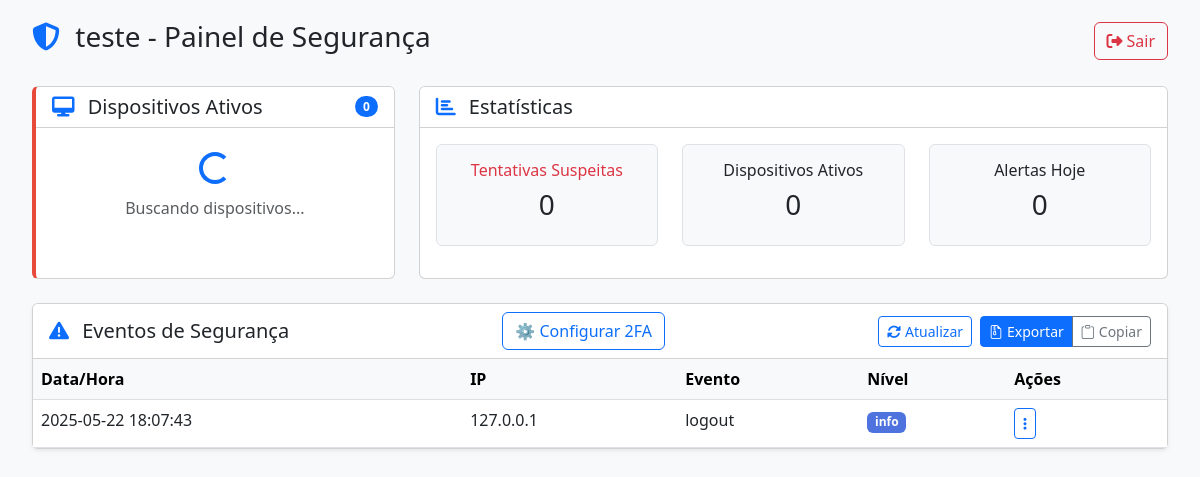
/clinic/dashboard (signed in), run on the app's committed database.
### tables this page shows
CREATE TABLE clinics
                 (id INTEGER PRIMARY KEY AUTOINCREMENT,
                 name TEXT UNIQUE,
                 admin_user TEXT UNIQUE,
                 admin_password TEXT,
                 totp_secret TEXT);

CREATE TABLE alerts
                 (id INTEGER PRIMARY KEY AUTOINCREMENT,
                 clinic_id INTEGER,
                 timestamp TEXT,
                 ip TEXT,
                 event_type TEXT,
                 description TEXT,
                 severity TEXT,
                 FOREIGN KEY (clinic_id) REFERENCES clinics(id));

### app.py (the view)
@app.route('/clinic/dashboard')
def clinic_dashboard():
    if 'clinic_id' not in session:
        return redirect(url_for('login'))
    clinic_id = session['clinic_id']
    conn = sqlite3.connect('safeclinica.db', check_same_thread=False)
    c = conn.cursor()
    c.execute("""
        SELECT id, timestamp, ip, event_type, description, severity
        FROM alerts
        WHERE clinic_id = ?
        ORDER BY timestamp DESC
        LIMIT 50
    """, (clinic_id,))
    alerts = c.fetchall()
    conn.close()
    return render_template('clinic_dashboard.html',
                         clinic_name=session['clinic_name'],
                         alerts=alerts)

### app.py (called while the page is built)
@login_manager.user_loader
def load_user(user_id):
    conn = sqlite3.connect('safeclinica.db', check_same_thread=False)
    c = conn.cursor()
    c.execute("SELECT id, admin_user, admin_password, totp_secret FROM clinics WHERE id = ?", (user_id,))
    user_data = c.fetchone()
    conn.close()
    if user_data:
        return User(id=user_data[0], username=user_data[1], password_hash=user_data[2], totp_secret=user_data[3])
    return None

### templates/clinic_dashboard.html (shortened to what this page needs)
<!DOCTYPE html>
<html lang="pt-BR">
<head>
    <link href="https://cdn.jsdelivr.net/npm/bootstrap@5.3.0/dist/css/bootstrap.min.css" rel="stylesheet">
    <link rel="stylesheet" href="https://cdnjs.cloudflare.com/ajax/libs/font-awesome/6.4.0/css/all.min.css">
    <link rel="stylesheet" href="https://cdn.jsdelivr.net/npm/bootstrap-icons@1.10.0/font/bootstrap-icons.css">
</head>
<body>
    <div class="container-fluid">
        <div class="header d-flex justify-content-between align-items-center mb-4">
            <h1 class="h3">
                <i class="fas fa-shield-alt me-2 text-primary"></i>
                {{ clinic_name }} - Painel de Segurança
            </h1>
            <button id="logout-btn" class="btn btn-outline-danger">
                <i class="fas fa-sign-out-alt me-1"></i>Sair
            </button>
        </div>
        <div class="row">
            <div class="col-md-4 mb-4">
                <div class="card security-card h-100">
                    <div class="card-header bg-white d-flex justify-content-between align-items-center">
                        <h5 class="mb-0">
                            <i class="fas fa-desktop me-2 text-primary"></i>
                            Dispositivos Ativos
                        </h5>
                        <span class="badge bg-primary rounded-pill" id="device-count">0</span>
                    </div>
                    <div class="card-body device-list p-0">
                        <ul id="devices-list" class="list-group list-group-flush">
                            <li class="list-group-item text-center py-4">
                                <div class="spinner-border text-primary" role="status">
                                </div>
                                <p class="mt-2 mb-0 text-muted">Buscando dispositivos...</p>
                            </li>
                        </ul>
                    </div>
                </div>
            </div>
            <div class="col-md-8 mb-4">
                <div class="card h-100">
                    <div class="card-header bg-white">
                        <h5 class="mb-0">
                            <i class="fas fa-chart-bar me-2 text-primary"></i>
                            Estatísticas
                        </h5>
                    </div>
                    <div class="card-body">
                        <div class="row text-center">
                            <div class="col-md-4 mb-3">
                                <div class="p-3 border rounded bg-light h-100">
                                    <h6 class="text-danger">Tentativas Suspeitas</h6>
                                    <h3 id="suspicious-count">0</h3>
                                </div>
                            </div>
                            <div class="col-md-4 mb-3">
                                <div class="p-3 border rounded bg-light h-100">
                                    <h6>Dispositivos Ativos</h6>
                                    <h3 id="active-devices">0</h3>
                                </div>
                            </div>
                            <div class="col-md-4 mb-3">
                                <div class="p-3 border rounded bg-light h-100">
                                    <h6>Alertas Hoje</h6>
                                    <h3 id="today-alerts">0</h3>
                                </div>
                            </div>
                        </div>
                    </div>
                </div>
            </div>
        </div>
        <div class="card mb-4 shadow-sm">
            <div class="card-header bg-white d-flex justify-content-between align-items-center">
                <h5 class="mb-0">
                    <i class="fas fa-exclamation-triangle me-2 text-primary"></i>
                    Eventos de Segurança
                </h5>
                <a href="{{ url_for('setup_2fa') }}" class="btn btn-outline-primary">
                    ⚙️ Configurar 2FA
                </a>
                <div class="d-flex">
                    <button id="refresh-btn" class="btn btn-sm btn-outline-primary me-2">
                        <i class="fas fa-sync-alt me-1"></i>Atualizar
                    </button>
                    <div class="btn-group">
                        <a href="{{ url_for('download_logs') }}" class="btn btn-sm btn-primary">
                            <i class="bi bi-file-earmark-zip me-1"></i>Exportar
                        </a>
                        <button id="copy-logs-btn" class="btn btn-sm btn-outline-secondary">
                            <i class="bi bi-clipboard me-1"></i>Copiar
                        </button>
                    </div>
                </div>
            </div>
            <div class="card-body p-0">
                <div class="table-responsive">
                    <table class="table table-hover mb-0">
                        <thead class="table-light">
                            <tr>
                                <th>Data/Hora</th>
                                <th>IP</th>
                                <th>Evento</th>
                                <th>Nível</th>
                                <th>Ações</th>
                            </tr>
                        </thead>
                        <tbody id="security-events">
                            {% for alert in alerts %}
                            <tr
                                class="{{ 'critical' if alert[5] == 'critical' else 'warning' if alert[5] == 'warning' }}">
                                <td>{{ alert[1] }}</td>
                                <td>{{ alert[2] }}</td>
                                <td>{{ alert[3] }}</td>
                                <td>
                                    <span
                                        class="badge {{ 'badge-critical' if alert[5] == 'critical' else 'badge-warning' if alert[5] == 'warning' else 'badge-primary' }}">
                                        {{ alert[5] }}
                                    </span>
                                </td>
                                <td>
                                    <div class="dropdown action-dropdown">
                                        <button class="btn btn-sm btn-outline-primary dropdown-toggle" type="button"
                                            data-bs-toggle="dropdown" aria-expanded="false">
                                            <i class="fas fa-ellipsis-v"></i>
                                        </button>
                                    </div>
                                </td>
                            </tr>
                            {% endfor %}
                        </tbody>
                    </table>
                </div>
            </div>
        </div>
    </div>
</body>
</html>

### templates/clinic_dashboard.html (style rules this page uses)
:root { --primary-color: #4e73df; --danger-color: #e74a3b; --warning-color: #f6c23e; }
body { font-family: 'Segoe UI', Tahoma, Geneva, Verdana, sans-serif; background-color: #f8f9fa; padding: 20px; }
.security-card { border-left: 4px solid var(--danger-color); }
.device-list { max-height: 300px; overflow-y: auto; }
.badge-primary { background-color: var(--primary-color); }
.action-dropdown .dropdown-toggle::after { display: none; }

### data on the page
clinics: name "teste"
alerts: timestamp "2025-05-22 18:07:43", ip "127.0.0.1", event_type "logout", severity "info"
